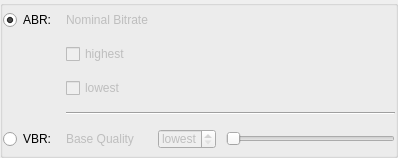
<?xml version="1.0" encoding="UTF-8"?>
<ui version="4.0">
 <class>CompressionWidgetBase</class>
 <widget class="QWidget" name="CompressionWidgetBase">
  <property name="geometry">
   <rect>
    <x>0</x>
    <y>0</y>
    <width>398</width>
    <height>158</height>
   </rect>
  </property>
  <layout class="QVBoxLayout">
   <property name="margin">
    <number>0</number>
   </property>
   <item>
    <widget class="QGroupBox" name="ButtonGroup">
     <property name="title">
      <string/>
     </property>
     <layout class="QGridLayout">
      <property name="margin">
       <number>0</number>
      </property>
      <property name="spacing">
       <number>10</number>
      </property>
      <item row="0" column="0">
       <widget class="QRadioButton" name="rbABR">
        <property name="toolTip">
         <string>Average Bitrate Mode</string>
        </property>
        <property name="whatsThis">
         <string>&lt;b&gt;Average Bitrate Mode&lt;/b&gt;&lt;br&gt;
Bitrate is set to an average value,
with optional upper and lower limit.</string>
        </property>
        <property name="text">
         <string>ABR:</string>
        </property>
        <property name="checked">
         <bool>true</bool>
        </property>
       </widget>
      </item>
      <item row="3" column="1" colspan="2">
       <widget class="Line" name="Line1">
        <property name="frameShape">
         <enum>QFrame::HLine</enum>
        </property>
        <property name="frameShadow">
         <enum>QFrame::Sunken</enum>
        </property>
       </widget>
      </item>
      <item row="2" column="1">
       <widget class="QCheckBox" name="chkLowestBitrate">
        <property name="enabled">
         <bool>false</bool>
        </property>
        <property name="text">
         <string>lowest</string>
        </property>
       </widget>
      </item>
      <item row="4" column="0">
       <widget class="QRadioButton" name="rbVBR">
        <property name="toolTip">
         <string>Variable Bitrate Mode</string>
        </property>
        <property name="whatsThis">
         <string>&lt;b&gt;Variable Bitrate Mode&lt;/b&gt;&lt;br&gt;
The bitrate is selected by an average quality.</string>
        </property>
        <property name="text">
         <string>VBR:</string>
        </property>
       </widget>
      </item>
      <item row="1" column="1">
       <widget class="QCheckBox" name="chkHighestBitrate">
        <property name="enabled">
         <bool>false</bool>
        </property>
        <property name="text">
         <string>highest</string>
        </property>
       </widget>
      </item>
      <item row="0" column="1">
       <widget class="QLabel" name="lblCompressionNominalBitrate">
        <property name="enabled">
         <bool>false</bool>
        </property>
        <property name="text">
         <string>Nominal Bitrate</string>
        </property>
        <property name="wordWrap">
         <bool>false</bool>
        </property>
       </widget>
      </item>
      <item row="0" column="2">
       <widget class="Kwave::BitrateWidget" name="abrBitrate" native="true">
        <property name="enabled">
         <bool>false</bool>
        </property>
        <property name="minimumSize">
         <size>
          <width>0</width>
          <height>20</height>
         </size>
        </property>
       </widget>
      </item>
      <item row="1" column="2">
       <widget class="Kwave::BitrateWidget" name="abrHighestBitrate" native="true">
        <property name="enabled">
         <bool>false</bool>
        </property>
        <property name="minimumSize">
         <size>
          <width>0</width>
          <height>20</height>
         </size>
        </property>
       </widget>
      </item>
      <item row="2" column="2">
       <widget class="Kwave::BitrateWidget" name="abrLowestBitrate" native="true">
        <property name="enabled">
         <bool>false</bool>
        </property>
        <property name="minimumSize">
         <size>
          <width>0</width>
          <height>20</height>
         </size>
        </property>
       </widget>
      </item>
      <item row="4" column="2">
       <layout class="QHBoxLayout">
        <item>
         <widget class="QSpinBox" name="sbBaseQuality">
          <property name="enabled">
           <bool>false</bool>
          </property>
          <property name="sizePolicy">
           <sizepolicy hsizetype="Preferred" vsizetype="Fixed">
            <horstretch>0</horstretch>
            <verstretch>0</verstretch>
           </sizepolicy>
          </property>
          <property name="minimumSize">
           <size>
            <width>40</width>
            <height>20</height>
           </size>
          </property>
          <property name="specialValueText">
           <string>lowest</string>
          </property>
          <property name="suffix">
           <string> %</string>
          </property>
          <property name="value">
           <number>0</number>
          </property>
          <property name="base">
           <number>10</number>
          </property>
          <property name="maxValue" stdset="0">
           <number>100</number>
          </property>
          <property name="minValue" stdset="0">
           <number>0</number>
          </property>
          <property name="lineStep" stdset="0">
           <number>10</number>
          </property>
         </widget>
        </item>
        <item>
         <widget class="QSlider" name="slBaseQuality">
          <property name="enabled">
           <bool>false</bool>
          </property>
          <property name="minimum">
           <number>0</number>
          </property>
          <property name="maximum">
           <number>100</number>
          </property>
          <property name="singleStep">
           <number>10</number>
          </property>
          <property name="pageStep">
           <number>20</number>
          </property>
          <property name="value">
           <number>0</number>
          </property>
          <property name="orientation">
           <enum>Qt::Horizontal</enum>
          </property>
         </widget>
        </item>
       </layout>
      </item>
      <item row="4" column="1">
       <widget class="QLabel" name="lblCompressionBaseQuality">
        <property name="enabled">
         <bool>false</bool>
        </property>
        <property name="text">
         <string>Base Quality</string>
        </property>
        <property name="wordWrap">
         <bool>false</bool>
        </property>
       </widget>
      </item>
     </layout>
    </widget>
   </item>
  </layout>
 </widget>
 <layoutdefault spacing="10" margin="10"/>
 <customwidgets>
  <customwidget>
   <class>Kwave::BitrateWidget</class>
   <extends>QWidget</extends>
   <header>BitrateWidget.h</header>
   <container>1</container>
  </customwidget>
 </customwidgets>
 <includes>
  <include location="local">BitrateWidget.h</include>
  <include location="local">knuminput.h</include>
 </includes>
 <resources/>
 <connections>
  <connection>
   <sender>rbVBR</sender>
   <signal>toggled(bool)</signal>
   <receiver>lblCompressionBaseQuality</receiver>
   <slot>setEnabled(bool)</slot>
   <hints>
    <hint type="sourcelabel">
     <x>20</x>
     <y>20</y>
    </hint>
    <hint type="destinationlabel">
     <x>20</x>
     <y>20</y>
    </hint>
   </hints>
  </connection>
  <connection>
   <sender>rbVBR</sender>
   <signal>toggled(bool)</signal>
   <receiver>sbBaseQuality</receiver>
   <slot>setEnabled(bool)</slot>
   <hints>
    <hint type="sourcelabel">
     <x>20</x>
     <y>20</y>
    </hint>
    <hint type="destinationlabel">
     <x>20</x>
     <y>20</y>
    </hint>
   </hints>
  </connection>
  <connection>
   <sender>rbVBR</sender>
   <signal>toggled(bool)</signal>
   <receiver>slBaseQuality</receiver>
   <slot>setEnabled(bool)</slot>
   <hints>
    <hint type="sourcelabel">
     <x>20</x>
     <y>20</y>
    </hint>
    <hint type="destinationlabel">
     <x>20</x>
     <y>20</y>
    </hint>
   </hints>
  </connection>
  <connection>
   <sender>sbBaseQuality</sender>
   <signal>valueChanged(int)</signal>
   <receiver>slBaseQuality</receiver>
   <slot>setValue(int)</slot>
   <hints>
    <hint type="sourcelabel">
     <x>20</x>
     <y>20</y>
    </hint>
    <hint type="destinationlabel">
     <x>20</x>
     <y>20</y>
    </hint>
   </hints>
  </connection>
  <connection>
   <sender>slBaseQuality</sender>
   <signal>valueChanged(int)</signal>
   <receiver>sbBaseQuality</receiver>
   <slot>setValue(int)</slot>
   <hints>
    <hint type="sourcelabel">
     <x>20</x>
     <y>20</y>
    </hint>
    <hint type="destinationlabel">
     <x>20</x>
     <y>20</y>
    </hint>
   </hints>
  </connection>
  <connection>
   <sender>rbABR</sender>
   <signal>toggled(bool)</signal>
   <receiver>lblCompressionNominalBitrate</receiver>
   <slot>setEnabled(bool)</slot>
   <hints>
    <hint type="sourcelabel">
     <x>20</x>
     <y>20</y>
    </hint>
    <hint type="destinationlabel">
     <x>20</x>
     <y>20</y>
    </hint>
   </hints>
  </connection>
  <connection>
   <sender>rbABR</sender>
   <signal>toggled(bool)</signal>
   <receiver>abrBitrate</receiver>
   <slot>setEnabled(bool)</slot>
   <hints>
    <hint type="sourcelabel">
     <x>20</x>
     <y>20</y>
    </hint>
    <hint type="destinationlabel">
     <x>20</x>
     <y>20</y>
    </hint>
   </hints>
  </connection>
  <connection>
   <sender>rbABR</sender>
   <signal>toggled(bool)</signal>
   <receiver>chkHighestBitrate</receiver>
   <slot>setEnabled(bool)</slot>
   <hints>
    <hint type="sourcelabel">
     <x>20</x>
     <y>20</y>
    </hint>
    <hint type="destinationlabel">
     <x>20</x>
     <y>20</y>
    </hint>
   </hints>
  </connection>
  <connection>
   <sender>rbABR</sender>
   <signal>toggled(bool)</signal>
   <receiver>chkLowestBitrate</receiver>
   <slot>setEnabled(bool)</slot>
   <hints>
    <hint type="sourcelabel">
     <x>20</x>
     <y>20</y>
    </hint>
    <hint type="destinationlabel">
     <x>20</x>
     <y>20</y>
    </hint>
   </hints>
  </connection>
 </connections>
</ui>
